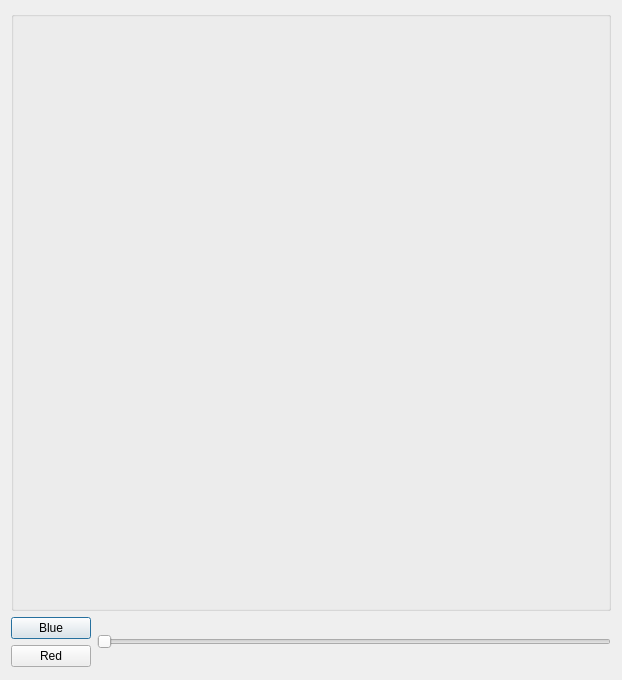
<?xml version="1.0" encoding="UTF-8"?>
<ui version="4.0">
 <class>Dialog</class>
 <widget class="QDialog" name="Dialog">
  <property name="geometry">
   <rect>
    <x>0</x>
    <y>0</y>
    <width>618</width>
    <height>680</height>
   </rect>
  </property>
  <property name="windowTitle">
   <string>Dialog</string>
  </property>
  <layout class="QVBoxLayout" name="verticalLayout_2" stretch="1,0">
   <item>
    <widget class="QGroupBox" name="groupBox">
     <property name="minimumSize">
      <size>
       <width>600</width>
       <height>600</height>
      </size>
     </property>
     <property name="maximumSize">
      <size>
       <width>600</width>
       <height>600</height>
      </size>
     </property>
     <property name="styleSheet">
      <string notr="true"/>
     </property>
     <property name="title">
      <string/>
     </property>
     <layout class="QGridLayout" name="gridLayout">
      <item row="0" column="0">
       <layout class="QHBoxLayout" name="horizontalLayout"/>
      </item>
     </layout>
    </widget>
   </item>
   <item>
    <layout class="QHBoxLayout" name="horizontalLayout_2">
     <item>
      <layout class="QVBoxLayout" name="verticalLayout">
       <item>
        <widget class="QPushButton" name="pushButton">
         <property name="text">
          <string>Blue</string>
         </property>
        </widget>
       </item>
       <item>
        <widget class="QPushButton" name="pushButton_2">
         <property name="text">
          <string>Red</string>
         </property>
        </widget>
       </item>
      </layout>
     </item>
     <item>
      <widget class="QSlider" name="horizontalSlider">
       <property name="maximum">
        <number>100</number>
       </property>
       <property name="orientation">
        <enum>Qt::Horizontal</enum>
       </property>
      </widget>
     </item>
    </layout>
   </item>
  </layout>
 </widget>
 <resources/>
 <connections/>
</ui>
